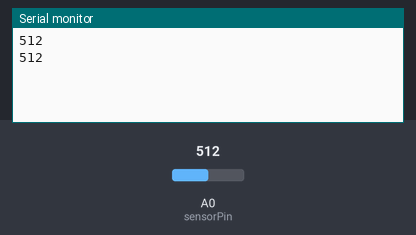
This sketch was run on a simulated Arduino Uno, built with avr-gcc and run on an emulated ATmega328P. Shown: the last lines printed to the serial monitor. The inputs (shaded band) are chosen by the test bench; at power-on: A0 (sensorPin) = 512.

Above: at 2.8 s.
2.9 s: A0 (sensorPin) set to 716
At 4.9 s:
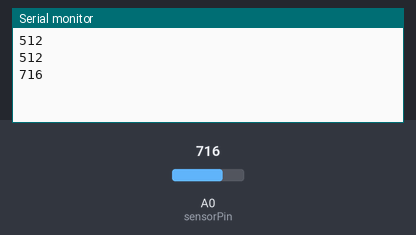
5.6 s: A0 (sensorPin) set to 900
At 6.4 s:
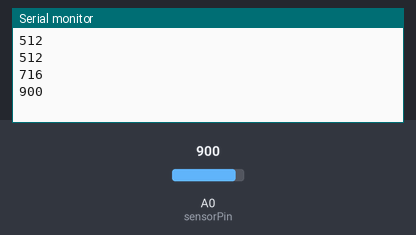
Timing chart, 0 to 8.6 s (numbered marks = the images above; inputs shaded):
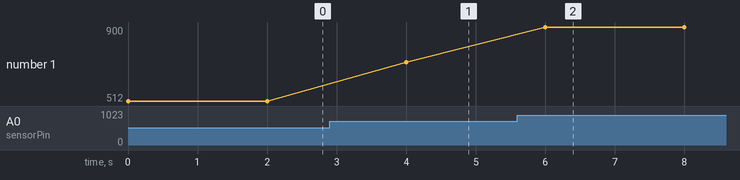

Measured:
- after the input at 2.9 s, the serial monitor: prints a new line after 1.1 s (image 1)
- after the input at 5.6 s, the serial monitor: prints a new line after 0.40 s (image 2)
- plotted number 1: 512 → 716 after the input at 2.9 s, 716 → 900 after the input at 5.6 s

The sketch:

CdSSensor.ino
```cpp
const int sensorPin = A0;	// 광센서 값을 측정하기 위한 핀. A0에 연결

void setup()
{
  Serial.begin(9600);  //시리얼 통신 초기화
}

void loop()
{
  int readValue = analogRead (sensorPin); 	// 센서값 읽음
  Serial.println(readValue);
  delay (2000);
}
```
